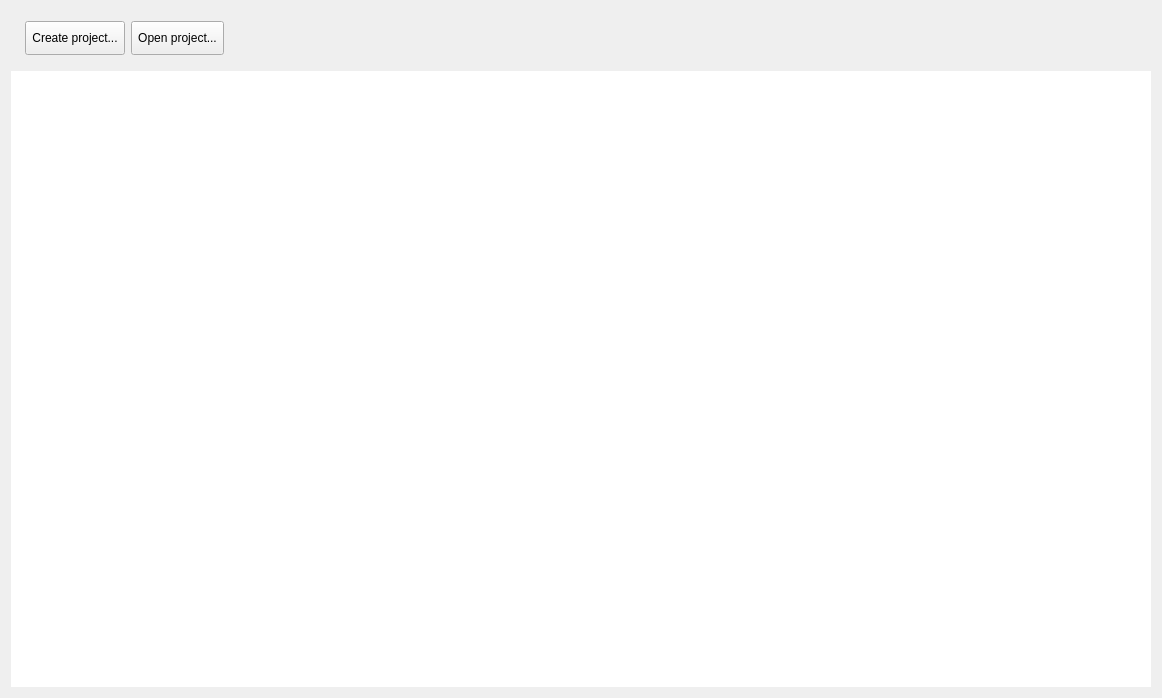
<?xml version="1.0" encoding="UTF-8"?>
<ui version="4.0">
 <class>MSIMWelcomeScreen</class>
 <widget class="QWidget" name="MSIMWelcomeScreen">
  <property name="geometry">
   <rect>
    <x>0</x>
    <y>0</y>
    <width>1162</width>
    <height>698</height>
   </rect>
  </property>
  <property name="windowTitle">
   <string>Form</string>
  </property>
  <property name="autoFillBackground">
   <bool>true</bool>
  </property>
  <layout class="QGridLayout" name="gridLayout">
   <item row="3" column="0">
    <widget class="QTextBrowser" name="textBrowser">
     <property name="frameShape">
      <enum>QFrame::NoFrame</enum>
     </property>
     <property name="openLinks">
      <bool>false</bool>
     </property>
    </widget>
   </item>
   <item row="2" column="0">
    <spacer name="verticalSpacer">
     <property name="orientation">
      <enum>Qt::Vertical</enum>
     </property>
     <property name="sizeType">
      <enum>QSizePolicy::Fixed</enum>
     </property>
     <property name="sizeHint" stdset="0">
      <size>
       <width>20</width>
       <height>10</height>
      </size>
     </property>
    </spacer>
   </item>
   <item row="1" column="0">
    <layout class="QHBoxLayout" name="horizontalLayout">
     <item>
      <spacer name="horizontalSpacer_2">
       <property name="orientation">
        <enum>Qt::Horizontal</enum>
       </property>
       <property name="sizeType">
        <enum>QSizePolicy::Fixed</enum>
       </property>
       <property name="sizeHint" stdset="0">
        <size>
         <width>14</width>
         <height>20</height>
        </size>
       </property>
      </spacer>
     </item>
     <item>
      <widget class="QToolButton" name="toolButtonNewProject">
       <property name="minimumSize">
        <size>
         <width>0</width>
         <height>34</height>
        </size>
       </property>
       <property name="text">
        <string>Create project...</string>
       </property>
       <property name="icon">
        <iconset resource="../resources/MasterSimulator.qrc">
         <normaloff>:/gfx/actions/64x64/new.png</normaloff>:/gfx/actions/64x64/new.png</iconset>
       </property>
       <property name="iconSize">
        <size>
         <width>32</width>
         <height>32</height>
        </size>
       </property>
       <property name="toolButtonStyle">
        <enum>Qt::ToolButtonTextBesideIcon</enum>
       </property>
      </widget>
     </item>
     <item>
      <widget class="QToolButton" name="toolButtonOpenProject">
       <property name="minimumSize">
        <size>
         <width>0</width>
         <height>34</height>
        </size>
       </property>
       <property name="text">
        <string>Open project...</string>
       </property>
       <property name="icon">
        <iconset resource="../resources/MasterSimulator.qrc">
         <normaloff>:/gfx/actions/64x64/open.png</normaloff>:/gfx/actions/64x64/open.png</iconset>
       </property>
       <property name="iconSize">
        <size>
         <width>32</width>
         <height>32</height>
        </size>
       </property>
       <property name="toolButtonStyle">
        <enum>Qt::ToolButtonTextBesideIcon</enum>
       </property>
      </widget>
     </item>
     <item>
      <spacer name="horizontalSpacer">
       <property name="orientation">
        <enum>Qt::Horizontal</enum>
       </property>
       <property name="sizeHint" stdset="0">
        <size>
         <width>40</width>
         <height>20</height>
        </size>
       </property>
      </spacer>
     </item>
    </layout>
   </item>
   <item row="0" column="0">
    <spacer name="verticalSpacer_2">
     <property name="orientation">
      <enum>Qt::Vertical</enum>
     </property>
     <property name="sizeType">
      <enum>QSizePolicy::Fixed</enum>
     </property>
     <property name="sizeHint" stdset="0">
      <size>
       <width>20</width>
       <height>10</height>
      </size>
     </property>
    </spacer>
   </item>
  </layout>
 </widget>
 <resources>
  <include location="../resources/MasterSimulator.qrc"/>
 </resources>
 <connections/>
</ui>
